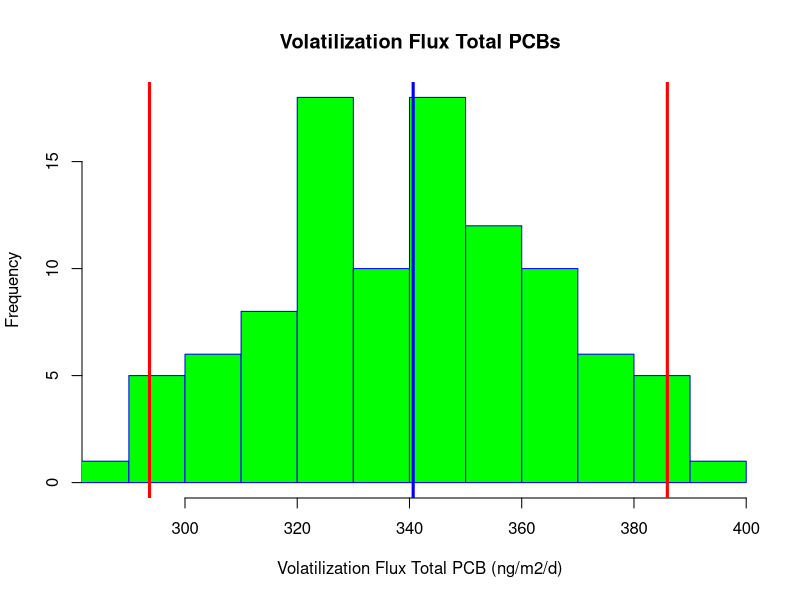

Reproduce this figure in R.
# Code to estimate total PCB fluxes from Portland Harbor
# using 2018 and 2019 water samples
# The code estimate the flux of each congener, and
# sum them to get total PCB
# Air data are not used in these calculations
# Monte Carlo simulation is included
# No needs of R packages

# Chemical properties -----------------------------------------------------

# Create matrix to storage CP data
cp <- data.frame(matrix(NA, nrow = 159, ncol = 7))

# Add column names
colnames(cp) <- c('Congener', 'MW.PCB', 'nOrtho.Cl', 'H0.mean', 'H0.error',
                  'Kow.mean', 'Kow.error')

# Add PCB names
cp[,1] <- as.factor(c("PCB1", "PCB2", "PCB3", "PCB4", "PCB5", "PCB6", "PCB7", "PCB8",
		      "PCB9", "PCB10", "PCB11", "PCB12+13", "PCB14", "PCB15", "PCB16",
		      "PCB17", "PCB18+30", "PCB19", "PCB20+28", "PCB21+33", "PCB22",
		      "PCB23", "PCB24", "PCB25", "PCB26+29", "PCB27", "PCB31", "PCB32",
		      "PCB34", "PCB35", "PCB36", "PCB37", "PCB38", "PCB39", "PCB40+41+71",
		      "PCB42", "PCB43", "PCB44+47+65", "PCB45+51", "PCB46", "PCB48",
		      "PCB49+69", "PCB50+53", "PCB52", "PCB54", "PCB55", "PCB56", "PCB57",
		      "PCB58", "PCB59+62+75", "PCB60", "PCB61+70+74+76", "PCB63", "PCB64",
		      "PCB66", "PCB67", "PCB68", "PCB72", "PCB73", "PCB77", "PCB78",
		      "PCB79", "PCB80", "PCB81", "PCB82", "PCB83+99", "PCB84",
		      "PCB85+116+117", "PCB86+87+97+108+119+125", "PCB88+91", "PCB89",
		      "PCB90+101+113", "PCB92", "PCB93+95+98+100+102", "PCB94", "PCB96",
		      "PCB103", "PCB104", "PCB105", "PCB106", "PCB107+124", "PCB109",
		      "PCB110+115", "PCB111", "PCB112", "PCB114", "PCB118", "PCB120",
		      "PCB121", "PCB122", "PCB123", "PCB126", "PCB127", "PCB128+166",
		      "PCB129+138+160+163", "PCB130", "PCB131", "PCB132", "PCB133",
		      "PCB134+143", "PCB135+151+154", "PCB136", "PCB137", "PCB139+140",
		      "PCB141", "PCB142", "PCB144", "PCB145", "PCB146", "PCB147+149",
		      "PCB148", "PCB150", "PCB152", "PCB153+168", "PCB155", "PCB156+157",
		      "PCB158", "PCB159", "PCB161", "PCB162", "PCB164", "PCB165", "PCB167",
		      "PCB169", "PCB170", "PCB171+173", "PCB172", "PCB174", "PCB175",
		      "PCB176", "PCB177", "PCB178", "PCB179", "PCB180+193", "PCB181",
		      "PCB182", "PCB183+185", "PCB184", "PCB186", "PCB187", "PCB188",
		      "PCB189", "PCB190", "PCB191", "PCB192", "PCB194", "PCB195", "PCB196",
		      "PCB197+200", "PCB198+199", "PCB201", "PCB202", "PCB203", "PCB204",
		      "PCB205", "PCB206", "PCB207", "PCB208", "PCB209"))

# Add molecular weight
cp[1:3,2] <- c(188.644)
cp[4:14,2] <- c(223.088)
cp[15:34,2] <- c(257.532)
cp[35:64,2] <- c(291.976)
cp[65:93,2] <- c(326.42)
cp[94:124,2] <- c(360.864)
cp[125:145,2] <- c(395.308)
cp[146:155,2] <- c(429.752)
cp[156:158,2] <- c(465.740544)
cp[159,2] <- c(498.64)

# Add ortho Cl of individual PCB congeners
cp[,3] <- c(1,	0,	0,	2,	1,	1,	1,	1,	1,	2,	0,
	    0,	0,	0,	2,	2,	2,	3,	1,	1,	1,	1,
	    2,	1,	1,	2,	1,	2,	1,	0,	0,	0,	0,
	    0,	2,	2,	2,	2,	3,	3,	2,	2,	3,	2,
	    4,	1,	1,	1,	1,	2,	1,	1,	1,	2,	1,
	    1,	1,	1,	2,	0,	0,	0,	0,	0,	2,	2,
	    3,	2,	2,	3,	3,	2,	2,	3,	3,	4,	3,
	    4,	1,	2,	1,	2,	2,	1,	2,	1,	1,	1,
	    2,	1,	1,	0,	0,	2,	2,	2,	3,	3,	2,
	    3,	3,	4,	2,	3,	2,	3,	3,	4,	2,	3,
	    3,	4,	4,	2,	4,	1,	2,	1,	2,	1,	2,
	    2,	1,	0,	2,	3,	2,	3,	3,	4,	3,	3,
	    4,	2,	3,	3,	3,	4,	4,	3,	4,	1,	2,
	    2,	2,	1,	3,	3,	4,	3,	4,	4,	3,	4,
	    2,	3,	4,	4,	4)

# Add log10 Ho of individual PCB congeners
cp[,4] <- c(-3.526,	-3.544,	-3.562,	-3.483,	-3.622,	-3.486,	-3.424,	-3.518,	-3.49,
	    -3.373,	-3.537,	-3.595,	-3.376,	-3.649,	-3.6,	-3.428,	-3.495,	-3.355,
	    -3.544,	-3.62,	-3.719,	-3.497,	-3.5,	-3.5,	-3.526,	-3.393,	-3.562,
	    -3.407,	-3.375,	-3.3745,	-3.473,	-3.818,	-3.634,	-3.524,	-3.503,
	    -3.592,	-3.475,	-3.638,	-3.45,	-3.47,	-3.519,	-3.452,	-3.366,	-3.496,
	    -3.242,	-3.739,	-3.82,	-3.568,	-3.602,	-3.517,	-3.816,	-3.694,	-3.615,
	    -3.565,	-3.693,	-3.631,	-3.424,	-3.441,	-3.284,	-3.989,	-3.787,	-3.705,
	    -3.426,	-3.844,	-3.835,	-3.603,	-3.6,	-3.716,	-3.736,	-3.461,	-3.526,
	    -3.61,	-3.585,	-3.523,	-3.407,	-3.387,	-3.298,	-3.13,	-4.003,	-3.783,
	    -3.768,	-3.55,	-3.707,	-3.574,	-3.574,	-3.845,	-3.901,	-3.61,	-3.253,
	    -3.901,	-3.759,	-4.087,	-3.807,	-3.984,	-3.886,	-3.817,	-3.616,	-3.693,
	    -3.691,	-3.639,	-3.548,	-3.492,	-3.731,	-3.483,	-3.76,	-3.502,	-3.529,
	    -3.328,	-3.727,	-3.625,	-3.367,	-3.296,	-3.369,	-3.783,	-3.075,	-4.053,
	    -3.782,	-3.808,	-3.545,	-3.881,	-3.754,	-3.56,	-3.959,	-4.186,	-4.059,
	    -3.763,	-3.924,	-3.772,	-3.651,	-3.527,	-3.787,	-3.671,	-3.56,	-3.969,
	    -3.638,	-3.59,	-3.696,	-3.339,	-3.434,	-3.693,	-3.353,	-3.177,	-3.95,
	    -3.876,	-3.718,	-4.174,	-3.926,	-3.884,	-3.619,	-3.644,	-3.884,	-3.651,
	    -3.853,	-3.463,	-4.059,	-4.059,	-3.772,	-3.777,	-3.948)

# Add Ho error
cp[,5] <- c(0.662)

# Add log10 Kow of individual PCB congeners
cp[,6] <- c(4.46,	4.69,	4.69,	4.65,	4.97,	5.06,	5.07,	5.07,	5.06,
	    4.84,	5.28,	5.29,	5.28,	5.3,	5.16,	5.25,	5.24,	5.02,
	    5.67,	5.6,	5.58,	5.57,	5.35,	5.67,	5.66,	5.44,	5.67,
	    5.44,	5.66,	5.82,	5.88,	5.83,	5.76,	5.89,	5.98,	5.76,
	    5.75,	5.75,	5.53,	5.53,	5.78,	5.85,	5.62,	5.84,	5.21,
	    6.11,	6.11,	6.17,	6.17,	5.95,	6.11,	6.2,	6.17,	5.95,
	    6.2,	6.2,	6.26,	6.26,	6.04,	6.36,	6.35,	6.42,	6.48,
	    6.36,	6.2,	6.39,	6.04,	6.3,	6.29,	6.13,	6.07,	6.38,
	    6.35,	6.13,	6.13,	5.71,	6.22,	5.81,	6.65,	6.64,	6.73,
	    6.48,	6.48,	6.76,	6.45,	6.65,	6.74,	6.79,	6.64,	6.64,
	    6.74,	6.89,	6.95,	6.74,	6.83,	6.8,	6.58,	6.58,	6.86,
	    6.55,	6.64,	6.22,	6.83,	6.67,	6.82,	6.51,	6.67,	6.25,
	    6.89,	6.67,	6.73,	6.32,	6.22,	6.92,	6.41,	7.18,	7.02,
	    7.24,	7.08,	7.24,	7.02,	7.05,	7.27,	7.42,	7.27,	7.11,
	    7.33,	7.11,	7.17,	6.76,	7.08,	7.14,	6.73,	7.36,	7.11,
	    7.2,	7.2,	6.85,	6.69,	7.17,	6.82,	7.71,	7.46,	7.55,
	    7.52,	7.8,	7.56,	7.65,	7.27,	7.2,	7.62,	7.24,	7.65,
	    7.3,	8,	8.09,	7.74,	7.71,	8.18)

# Add Kow error
cp[,7] <- c(0.32)

# Update names
Congener <- cp$Congener
MW.PCB <- cp$MW.PCB
nOrtho.Cl <- cp$nOrtho.Cl
H0.mean <- cp$H0.mean
H0.error <- cp$H0.error
Kow.mean <- cp$Kow.mean
Kow.error <- cp$Kow.error

# Water concentrations ----------------------------------------------------

# Read water concentrations
wc.raw <- read.csv("WaterConcentrationV02.csv")
# Different approaches to use the data
# Prepare data [pg/L] = [ng/m3]
wc.1 <- subset(wc.raw, select = -c(SampleID:Units))
wc.2 <- cbind(wc.raw$LocationID, wc.1)
colnames(wc.2)[1] <- "LocationID"
# (1) All samples
# (i) Mean and standard deviation
wc.ave <- sapply(wc.1, mean, na.rm = TRUE)
wc.sd <- sapply(wc.1, sd, na.rm = TRUE)
wc.3 <- data.frame(t(rbind(wc.ave, wc.sd)))
C.PCB.water.mean <- wc.3$wc.ave
C.PCB.water.sd <- wc.3$wc.sd
# (ii) Geometric mean and geometric standard deviation
# Log 10 individual PCBs
wc.log <- log10(wc.1)
wc.gm <- exp(sapply(wc.log, mean, na.rm = TRUE))
wc.gsd <- exp(sapply(wc.log, sd, na.rm = TRUE))
wc.4 <- data.frame(t(rbind(wc.gm, wc.gsd)))
C.PCB.water.gm <- wc.4$wc.gm
C.PCB.water.gsd <- wc.4$wc.gsd
# (2) Specific site
# Selected site
wc.POH001 <- wc.2[wc.2$LocationID == 'WCPCB_OR-POH001', ]
wc.POH002 <- wc.2[wc.2$LocationID == 'WCPCB_OR-POH002', ]
wc.POH003 <- wc.2[wc.2$LocationID == 'WCPCB_OR-POH003', ]
wc.POH004 <- wc.2[wc.2$LocationID == 'WCPCB_OR-POH004', ]
wc.POH005 <- wc.2[wc.2$LocationID == 'WCPCB_OR-POH005', ]
wc.POH006 <- wc.2[wc.2$LocationID == 'WCPCB_OR-POH006', ]
wc.POH007 <- wc.2[wc.2$LocationID == 'WCPCB_OR-POH007', ]
# Calculate mean and sd for each site
# WCPCB_OR-POH001
wc.POH001.ave <- sapply(wc.POH001[, 2:160], mean, na.rm = TRUE)
wc.POH001.sd <- sapply(wc.POH001[, 2:160], sd, na.rm = TRUE)
wc.POH001.2 <- data.frame(t(rbind(wc.POH001.ave, wc.POH001.sd)))
C.PCB.water.POH001.mean <- wc.POH001.2$wc.POH001.ave
C.PCB.water.POH001.sd <- wc.POH001.2$wc.POH001.sd
# WCPCB_OR-POH002
wc.POH002.ave <- sapply(wc.POH002[, 2:160], mean, na.rm = TRUE)
wc.POH002.sd <- sapply(wc.POH002[, 2:160], sd, na.rm = TRUE)
wc.POH002.2 <- data.frame(t(rbind(wc.POH002.ave, wc.POH002.sd)))
C.PCB.water.POH002.mean <- wc.POH002.2$wc.POH002.ave
C.PCB.water.POH002.sd <- wc.POH002.2$wc.POH002.sd
# WCPCB_OR-POH003
wc.POH003.ave <- sapply(wc.POH003[, 2:160], mean, na.rm = TRUE)
wc.POH003.sd <- sapply(wc.POH003[, 2:160], sd, na.rm = TRUE)
wc.POH003.2 <- data.frame(t(rbind(wc.POH003.ave, wc.POH003.sd)))
C.PCB.water.POH003.mean <- wc.POH003.2$wc.POH003.ave
C.PCB.water.POH003.sd <- wc.POH003.2$wc.POH003.sd
# WCPCB_OR-POH004
wc.POH004.ave <- sapply(wc.POH004[, 2:160], mean, na.rm = TRUE)
wc.POH004.sd <- sapply(wc.POH004[, 2:160], sd, na.rm = TRUE)
wc.POH004.2 <- data.frame(t(rbind(wc.POH004.ave, wc.POH004.sd)))
C.PCB.water.POH004.mean <- wc.POH004.2$wc.POH004.ave
C.PCB.water.POH004.sd <- wc.POH004.2$wc.POH004.sd
# WCPCB_OR-POH005
wc.POH005.ave <- sapply(wc.POH005[, 2:160], mean, na.rm = TRUE)
wc.POH005.sd <- sapply(wc.POH005[, 2:160], sd, na.rm = TRUE)
wc.POH005.2 <- data.frame(t(rbind(wc.POH005.ave, wc.POH005.sd)))
C.PCB.water.POH005.mean <- wc.POH005.2$wc.POH005.ave
C.PCB.water.POH005.sd <- wc.POH005.2$wc.POH005.sd
# WCPCB_OR-POH006
wc.POH006.ave <- sapply(wc.POH006[, 2:160], mean, na.rm = TRUE)
wc.POH006.sd <- sapply(wc.POH006[, 2:160], sd, na.rm = TRUE)
wc.POH006.2 <- data.frame(t(rbind(wc.POH006.ave, wc.POH006.sd)))
C.PCB.water.POH006.mean <- wc.POH006.2$wc.POH006.ave
C.PCB.water.POH006.sd <- wc.POH006.2$wc.POH006.sd
# WCPCB_OR-POH007
wc.POH007.ave <- sapply(wc.POH007[, 2:160], mean, na.rm = TRUE)
wc.POH007.sd <- sapply(wc.POH007[, 2:160], sd, na.rm = TRUE)
wc.POH007.2 <- data.frame(t(rbind(wc.POH007.ave, wc.POH007.sd)))
C.PCB.water.POH007.mean <- wc.POH007.2$wc.POH007.ave
C.PCB.water.POH007.sd <- wc.POH007.2$wc.POH007.sd

# (3) Average of the three highest samples
# WCPCB_OR-POH003 8/22/18, WCPCB_OR-POH004 8/21/18 &
# WCPCB_OR-POH005 8/23/18
wc.hi <- wc.2[c(7, 10, 13), 2:160]
C.PCB.water.hi.ave <- sapply(wc.hi, mean)
C.PCB.water.hi.sd <- sapply(wc.hi, sd)

# Meteorological data -----------------------------------------------------

# Read meteorological conditions
meteor <- read.csv("Meteorological.csv")
# Columns are the different water sampling periods
# except last columns are the passive sampler deployment
# Columns 2 to 11 definitions: sampl.aug.2018.av,sampl.aug.2018.sd,
# sampl.nov.2018.av, sampl.nov.2018.sd, sampl.jan.2019.av,
# sampl.jan.2019.sd, sampl.feb.2019.av, sampl.feb.2019.sd,
# sampl.sum.2020.av, sampl.sum.2022.sd
# m is column number
m <- 2 # from 2 to 11
tair.mean <- meteor[1, m]
tair.error <- meteor[1, m+1]
twater.mean <- meteor[2, m]
twater.error <- meteor[2, m+1]
u10.mean <- meteor[3, m]
u10.error <- meteor[3, m+1]
P.mean <- meteor[4, m]
P.error <- meteor[4, m +1]

# Flux calculations -------------------------------------------------------

# Flux function
final.result = function(MW.PCB, H0.mean, H0.error, 
         C.PCB.water.mean, C.PCB.water.error, nOrtho.Cl,
         Kow.mean, Kow.error) {
# fixed parameters

R <- 8.3144 # [Pa m3/K/mol]
T <- 298.15 # [K]

F.PCB.aw <- NULL
# number of replicates for Monte Carlo simulation
for (replication in 1:100) {

# Random parameters
# Parameters for calculating Delta Uaw
a <- rnorm(1, 0.085, 0.007)
b <- rnorm(1, 1, 0.5)
c <- rnorm(1, 32.7, 1.6)
# Parameter for calculating Delta Uoa
a2 <- rnorm(1, 0.13, 0.02) 
b2 <- rnorm(1, 2.9, 1.2)
c2 <- rnorm(1, 47.8, 4.3)
# Henry's law constant 
H0 <- rnorm(1, H0.mean, H0.error) # [Pa m3/mol]
# Octanol-water partition coefficient
Kow <- rnorm(1, Kow.mean, Kow.error) # [Lwater/Loctanol] 
# PCB water concentration
# Concentrations can be changed
C.PCB.water <- abs(rnorm(1, C.PCB.water.hi.ave, C.PCB.water.hi.sd)) # [pg/L]
# DOC (Spencer et al 2012)
DOC <- abs(rnorm(1, 2, 0.3)) # [mg/L]
# Water temperature
T.water <- rnorm(1, twater.mean, twater.error) # [C]
# Air temperature
T.air <- rnorm(1, tair.mean, tair.error) # [C]
# atmospheric pressure
P <- rnorm(1, P.mean, P.error) # [mbar]
# Wind speed @10 m
u <- abs(rnorm(1, u10.mean, u10.error)) # [m/s] missing

# Computed values
# Henry's law constant (HLC) corrections
# PCB internal energy for the transfer of water to air transfer
DeltaUaw <- (a*MW.PCB-b*nOrtho.Cl+c)*1000 # [J/mol]
# Transform HLC to K
K <- 10^(H0)*101325/(R*T) # [Lwater/Lair]
# Correct K using water temperature
K.air.water <- K*exp(-(DeltaUaw/R)*(1/(T.water + 273.15) - 1/T)) # [Lwater/Lair]
# Final K (corrected by air and water temperature)
K.final <- K.air.water*(T.water + 273.15)/(T.air + 273.15) # [Lwater/Lair]

# KDOC calculation and correction
# PCB internal energy for the transfer of octanol-air
DeltaUoa <- (-a2*MW.PCB+b2*nOrtho.Cl-c2)*1000 # [J/mol]
# PCB internal energy for the transfer of octanol-water
DeltaUow <- DeltaUoa + DeltaUaw # [J/mol]
# Octanol-water partition coefficient corrected by water temperature
Kow.water.t <- 10^(Kow)*exp(-(DeltaUow/R)*(1/(T.water + 273.15)-1/T)) # [Loctanol/Lwater]
# DOC-water partition coefficient
Kdoc.t <- 0.06*Kow.water.t # [Lwater/kgdoc]

# Freely dissolved water concentration calculations
C.PCB.water.f <- C.PCB.water/(1 + Kdoc.t*DOC/1000^2) # [ng/m3]

# Air-water mass transfer calculations
# (1) Air side mass transfer calculations
# Water diffusivity in air corrected by air
# temperature and atmospheric pressure
D.water.air <- (10^(-3)*1013.25*((273.15+T.air)^1.75*((1/28.97) +
                (1/18.0152))^(0.5))/P/(20.1^(1/3) + 9.5^(1/3))^2) # [cm2/s]
# PCB diffusivity in air
D.PCB.air <- D.water.air*(MW.PCB/18.0152)^(-0.5) # [cm2/s]
# Water vapor exchange velocity in air (from eq. 20-15)
V.water.air <- 0.2*u + 0.3 # u @10 meter [cm/s]
# Air side mass transfer
V.PCB.air <- V.water.air*(D.PCB.air/D.water.air)^(2/3) # [cm/s]

# (2) Water side mass transfer calculations
# Viscosity of water at water temperature
visc.water <- 10^(-4.5318-220.57/(149.39 - (273.15 + T.water)))
# Water density corrected at water temperature
dens.water <- (999.83952+16.945176*T.water - 7.9870401*10^-3*T.water^2
               - 46.170461*10^-6*3 + 105.56302*10^-9*T.water^4 -
                 280.54253*10^-12*T.water^5)/(1 + 16.87985*10^-3*T.water)
# Kinematic viscosity of water
v.water <- visc.water/dens.water*10000 # [cm2/s]
# CO2 diffusivity in water at water temperature
diff.co2 <- 0.05019*exp(-19.51*1000/(273.15 + T.water)/R) # [cm2/s]
# PCB diffusivity in water 
D.PCB.water <- diff.co2*(MW.PCB/44.0094)^(-0.5) # [cm2/s]
# PCB Schmidt number in water
Sc.PCB.water <- v.water/D.PCB.water
# CO2 Schmidt number in water
Sc.co2.water <- v.water/diff.co2
# k600 calculations, u in [m/s], k600 originally [cm/h]
k600 <- (4.46 + 7.11*u)/60/60 #[cm/s]
# Water side mass transfer (from eq. 20-24)
if(u > 5){
  V.PCB.water <- k600*(Sc.PCB.water/Sc.co2.water)^(-0.5)  
} else {
  V.PCB.water <- k600*(Sc.PCB.water/Sc.co2.water)^(-2/3)
} # [cm/s]

# Air-water mass transfer
mtc.PCB <- ((1/V.PCB.water+1/(V.PCB.air*K.final)))^(-1) # [cm/s]
# Flux calculations
F.PCB.aw <- c(F.PCB.aw, mtc.PCB*(C.PCB.water.f)*(60*60*24)/100) # [ng/m2/d]

}

F.PCB.aw

}

# Final calculations ------------------------------------------------------

Num.Congener <- length(Congener)

result <- NULL
for (i in 1:Num.Congener) {
	result <- rbind(result, final.result(MW.PCB[i], H0.mean[i], H0.error[i], 
         C.PCB.water.mean[i], C.PCB.water.error[i], nOrtho.Cl[i],
         Kow.mean[i], Kow.error[i]))
}

# Sum of all congeners per repetition
final.result <- data.frame(colSums(result, na.rm = TRUE))

# Summary of the total PCBs
mmm <- mean(final.result$colSums.result.)
sss <- sd(final.result$colSums.result.)
q2.5 <- quantile(final.result$colSums.result., 0.025)
q97.5 <- quantile(final.result$colSums.result., 0.975)
tPCBFlux <- c(mmm, sss, q2.5, q97.5)
names(tPCBFlux) <- c("Mean (ng/m2/d)", "Std (ng/m2/d)",
                     "2.5%CL (ng/m2/d)", "97.5%CL (ng/m2/d)")

# Plots -------------------------------------------------------------------

# Histogram
hist(as.numeric(final.result[,1]), main = "Volatilization Flux Total PCBs",
     xlab = "Volatilization Flux Total PCB (ng/m2/d)", border = "blue", col = "green",
     xlim = c(min(as.numeric(final.result[,1])), max(as.numeric(final.result[,1]))))
abline(v = median(as.numeric(final.result[,1])), col = "blue", lwd = 3)
abline(v = quantile(as.numeric(final.result[,1]), 0.025), col = "red", lwd = 3)
abline(v = quantile(as.numeric(final.result[,1]), 0.975), col = "red", lwd = 3)
abline(v = 0, col = "black", lwd = 3)
